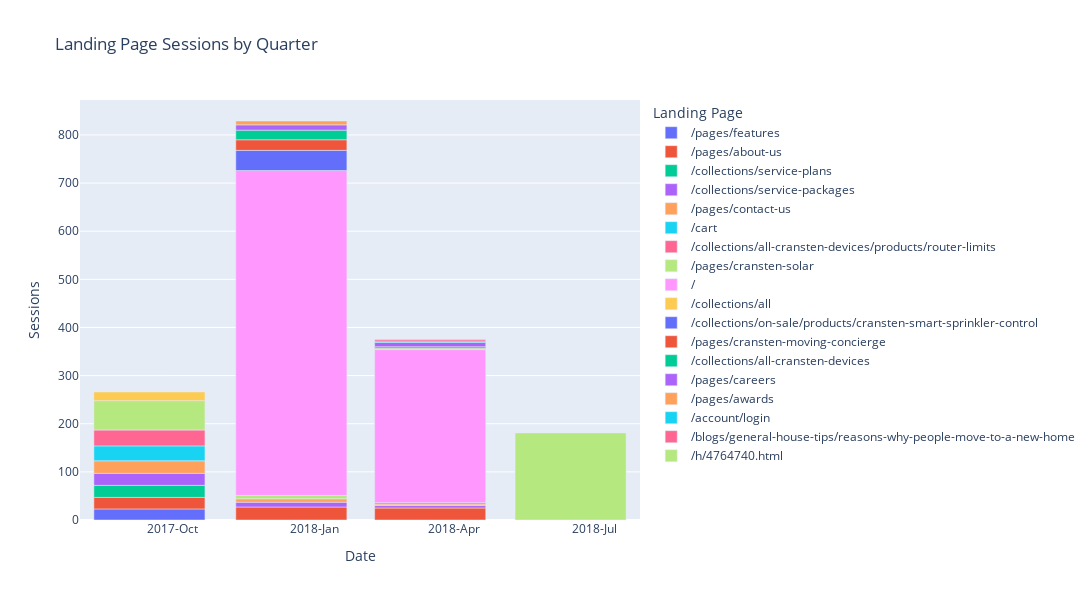

Notebook source saved alongside this figure:
### Code cell
# Read the CSV file
df = pd.read_csv('output/cransten/WP/Landing Pages/consolidated-landing-pages.csv')

# Remove query parameters from URLS:
df['Landing Page'] = df['Landing Page'].apply(lambda x: x.split('?')[0] if isinstance(x, str) and '?' in x else x)

# Now, let's create the Date column
df['Date'] = pd.to_datetime(df['Year'].astype(str) + '-' + df['Quarter'].apply(functions.quarter_to_month) + '-01')

# Sort by date
df = df.sort_values("Date")

# Create Line Plot with No Total
exclude_list = [
    "total",
    "7/1/18",
    "7/2/18",
    "7/3/18",
    "7/4/18",
    "7/5/18",
    "7/6/18",
    "7/7/18"
]
fig = px.bar(df.query('`Landing Page` not in @exclude_list'), x='Date', y='Sessions', color='Landing Page', title='Landing Page Sessions by Quarter')

# Update the layout
fig.update_layout(
    autosize=False,
    width=1200,  # Width of the figure in pixels
    height=600  # Height of the figure in pixels
)

# Customize the x-axis to show both year and quarter
fig.update_xaxes(
    dtick="M3",
    tickformat="%Y-%b",  # This will show Year-Month
    ticklabelmode="period"
)

fig.show()
fig.write_html('output/cransten/WP/cransten-wp-landing-pages.html')

### Figure 1 — Plotly figure (JSON) as saved in the notebook; plotly's stock layout.template omitted (floating-point values rounded to 4 significant figures)
{"data": [{"alignmentgroup": "True", "hovertemplate": "Landing Page=/pages/features<br>Date=%{x}<br>Sessions=%{y}<extra></extra>", "legendgroup": "/pages/features", "marker": {"color": "#636efa", "pattern": {"shape": ""}}, "name": "/pages/features", "offsetgroup": "/pages/features", "orientation": "v", "showlegend": true, "textposition": "auto", "type": "bar", "x": ["2017-10-01T00:00:00"], "xaxis": "x", "y": [23], "yaxis": "y"}, {"alignmentgroup": "True", "hovertemplate": "Landing Page=/pages/about-us<br>Date=%{x}<br>Sessions=%{y}<extra></extra>", "legendgroup": "/pages/about-us", "marker": {"color": "#EF553B", "pattern": {"shape": ""}}, "name": "/pages/about-us", "offsetgroup": "/pages/about-us", "orientation": "v", "showlegend": true, "textposition": "auto", "type": "bar", "x": ["2017-10-01T00:00:00", "2018-01-01T00:00:00", "2018-04-01T00:00:00"], "xaxis": "x", "y": [24, 27, 25], "yaxis": "y"}, {"alignmentgroup": "True", "hovertemplate": "Landing Page=/collections/service-plans<br>Date=%{x}<br>Sessions=%{y}<extra></extra>", "legendgroup": "/collections/service-plans", "marker": {"color": "#00cc96", "pattern": {"shape": ""}}, "name": "/collections/service-plans", "offsetgroup": "/collections/service-plans", "orientation": "v", "showlegend": true, "textposition": "auto", "type": "bar", "x": ["2017-10-01T00:00:00"], "xaxis": "x", "y": [25], "yaxis": "y"}, {"alignmentgroup": "True", "hovertemplate": "Landing Page=/collections/service-packages<br>Date=%{x}<br>Sessions=%{y}<extra></extra>", "legendgroup": "/collections/service-packages", "marker": {"color": "#ab63fa", "pattern": {"shape": ""}}, "name": "/collections/service-packages", "offsetgroup": "/collections/service-packages", "orientation": "v", "showlegend": true, "textposition": "auto", "type": "bar", "x": ["2017-10-01T00:00:00", "2018-01-01T00:00:00", "2018-04-01T00:00:00"], "xaxis": "x", "y": [25, 10, 5], "yaxis": "y"}, {"alignmentgroup": "True", "hovertemplate": "Landing Page=/pages/contact-us<br>Date=%{x}<br>Sessions=%{y}<extra></extra>", "legendgroup": "/pages/contact-us", "marker": {"color": "#FFA15A", "pattern": {"shape": ""}}, "name": "/pages/contact-us", "offsetgroup": "/pages/contact-us", "orientation": "v", "showlegend": true, "textposition": "auto", "type": "bar", "x": ["2017-10-01T00:00:00", "2018-01-01T00:00:00", "2018-04-01T00:00:00"], "xaxis": "x", "y": [26, 7, 3], "yaxis": "y"}, {"alignmentgroup": "True", "hovertemplate": "Landing Page=/cart<br>Date=%{x}<br>Sessions=%{y}<extra></extra>", "legendgroup": "/cart", "marker": {"color": "#19d3f3", "pattern": {"shape": ""}}, "name": "/cart", "offsetgroup": "/cart", "orientation": "v", "showlegend": true, "textposition": "auto", "type": "bar", "x": ["2017-10-01T00:00:00", "2018-04-01T00:00:00"], "xaxis": "x", "y": [31, 3], "yaxis": "y"}, {"alignmentgroup": "True", "hovertemplate": "Landing Page=/collections/all-cransten-devices/products/router-limits<br>Date=%{x}<br>Sessions=%{y}<extra></extra>", "legendgroup": "/collections/all-cransten-devices/products/router-limits", "marker": {"color": "#FF6692", "pattern": {"shape": ""}}, "name": "/collections/all-cransten-devices/products/router-limits", "offsetgroup": "/collections/all-cransten-devices/products/router-limits", "orientation": "v", "showlegend": true, "textposition": "auto", "type": "bar", "x": ["2017-10-01T00:00:00"], "xaxis": "x", "y": [33], "yaxis": "y"}, {"alignmentgroup": "True", "hovertemplate": "Landing Page=/pages/cransten-solar<br>Date=%{x}<br>Sessions=%{y}<extra></extra>", "legendgroup": "/pages/cransten-solar", "marker": {"color": "#B6E880", "pattern": {"shape": ""}}, "name": "/pages/cransten-solar", "offsetgroup": "/pages/cransten-solar", "orientation": "v", "showlegend": true, "textposition": "auto", "type": "bar", "x": ["2017-10-01T00:00:00", "2018-01-01T00:00:00"], "xaxis": "x", "y": [61, 7], "yaxis": "y"}, {"alignmentgroup": "True", "hovertemplate": "Landing Page=/<br>Date=%{x}<br>Sessions=%{y}<extra></extra>", "legendgroup": "/", "marker": {"color": "#FF97FF", "pattern": {"shape": ""}}, "name": "/", "offsetgroup": "/", "orientation": "v", "showlegend": true, "textposition": "auto", "type": "bar", "x": ["2017-10-01T00:00:00", "2018-01-01T00:00:00", "2018-04-01T00:00:00"], "xaxis": "x", "y": [null, 675, 318], "yaxis": "y"}, {"alignmentgroup": "True", "hovertemplate": "Landing Page=/collections/all<br>Date=%{x}<br>Sessions=%{y}<extra></extra>", "legendgroup": "/collections/all", "marker": {"color": "#FECB52", "pattern": {"shape": ""}}, "name": "/collections/all", "offsetgroup": "/collections/all", "orientation": "v", "showlegend": true, "textposition": "auto", "type": "bar", "x": ["2017-10-01T00:00:00", "2018-04-01T00:00:00"], "xaxis": "x", "y": [18, 3], "yaxis": "y"}, {"alignmentgroup": "True", "hovertemplate": "Landing Page=/collections/on-sale/products/cransten-smart-sprinkler-control<br>Date=%{x}<br>Sessions=%{y}<extra></extra>", "legendgroup": "/collections/on-sale/products/cransten-smart-sprinkler-control", "marker": {"color": "#636efa", "pattern": {"shape": ""}}, "name": "/collections/on-sale/products/cransten-smart-sprinkler-control", "offsetgroup": "/collections/on-sale/products/cransten-smart-sprinkler-control", "orientation": "v", "showlegend": true, "textposition": "auto", "type": "bar", "x": ["2018-01-01T00:00:00"], "xaxis": "x", "y": [42], "yaxis": "y"}, {"alignmentgroup": "True", "hovertemplate": "Landing Page=/pages/cransten-moving-concierge<br>Date=%{x}<br>Sessions=%{y}<extra></extra>", "legendgroup": "/pages/cransten-moving-concierge", "marker": {"color": "#EF553B", "pattern": {"shape": ""}}, "name": "/pages/cransten-moving-concierge", "offsetgroup": "/pages/cransten-moving-concierge", "orientation": "v", "showlegend": true, "textposition": "auto", "type": "bar", "x": ["2018-01-01T00:00:00"], "xaxis": "x", "y": [22], "yaxis": "y"}, {"alignmentgroup": "True", "hovertemplate": "Landing Page=/collections/all-cransten-devices<br>Date=%{x}<br>Sessions=%{y}<extra></extra>", "legendgroup": "/collections/all-cransten-devices", "marker": {"color": "#00cc96", "pattern": {"shape": ""}}, "name": "/collections/all-cransten-devices", "offsetgroup": "/collections/all-cransten-devices", "orientation": "v", "showlegend": true, "textposition": "auto", "type": "bar", "x": ["2018-01-01T00:00:00", "2018-04-01T00:00:00"], "xaxis": "x", "y": [20, 3], "yaxis": "y"}, {"alignmentgroup": "True", "hovertemplate": "Landing Page=/pages/careers<br>Date=%{x}<br>Sessions=%{y}<extra></extra>", "legendgroup": "/pages/careers", "marker": {"color": "#ab63fa", "pattern": {"shape": ""}}, "name": "/pages/careers", "offsetgroup": "/pages/careers", "orientation": "v", "showlegend": true, "textposition": "auto", "type": "bar", "x": ["2018-01-01T00:00:00", "2018-04-01T00:00:00"], "xaxis": "x", "y": [11, 9], "yaxis": "y"}, {"alignmentgroup": "True", "hovertemplate": "Landing Page=/pages/awards<br>Date=%{x}<br>Sessions=%{y}<extra></extra>", "legendgroup": "/pages/awards", "marker": {"color": "#FFA15A", "pattern": {"shape": ""}}, "name": "/pages/awards", "offsetgroup": "/pages/awards", "orientation": "v", "showlegend": true, "textposition": "auto", "type": "bar", "x": ["2018-01-01T00:00:00"], "xaxis": "x", "y": [8], "yaxis": "y"}, {"alignmentgroup": "True", "hovertemplate": "Landing Page=/account/login<br>Date=%{x}<br>Sessions=%{y}<extra></extra>", "legendgroup": "/account/login", "marker": {"color": "#19d3f3", "pattern": {"shape": ""}}, "name": "/account/login", "offsetgroup": "/account/login", "orientation": "v", "showlegend": true, "textposition": "auto", "type": "bar", "x": ["2018-04-01T00:00:00"], "xaxis": "x", "y": [3], "yaxis": "y"}, {"alignmentgroup": "True", "hovertemplate": "Landing Page=/blogs/general-house-tips/reasons-why-people-move-to-a-new-home<br>Date=%{x}<br>Sessions=%{y}<extra></extra>", "legendgroup": "/blogs/general-house-tips/reasons-why-people-move-to-a-new-home", "marker": {"color": "#FF6692", "pattern": {"shape": ""}}, "name": "/blogs/general-house-tips/reasons-why-people-move-to-a-new-home", "offsetgroup": "/blogs/general-house-tips/reasons-why-people-move-to-a-new-home", "orientation": "v", "showlegend": true, "textposition": "auto", "type": "bar", "x": ["2018-04-01T00:00:00"], "xaxis": "x", "y": [3], "yaxis": "y"}, {"alignmentgroup": "True", "hovertemplate": "Landing Page=/h/4764740.html<br>Date=%{x}<br>Sessions=%{y}<extra></extra>", "legendgroup": "/h/4764740.html", "marker": {"color": "#B6E880", "pattern": {"shape": ""}}, "name": "/h/4764740.html", "offsetgroup": "/h/4764740.html", "orientation": "v", "showlegend": true, "textposition": "auto", "type": "bar", "x": ["2018-07-01T00:00:00"], "xaxis": "x", "y": [181], "yaxis": "y"}], "layout": {"autosize": false, "barmode": "relative", "height": 600, "legend": {"title": {"text": "Landing Page"}, "tracegroupgap": 0}, "title": {"text": "Landing Page Sessions by Quarter"}, "width": 1200, "xaxis": {"anchor": "y", "autorange": true, "domain": [0, 1], "dtick": "M3", "range": ["2017-08-17", "2018-08-15"], "tickformat": "%Y-%b", "ticklabelmode": "period", "title": {"text": "Date"}, "type": "date"}, "yaxis": {"anchor": "x", "autorange": true, "domain": [0, 1], "range": [0, 872.6], "title": {"text": "Sessions"}, "type": "linear"}}}
